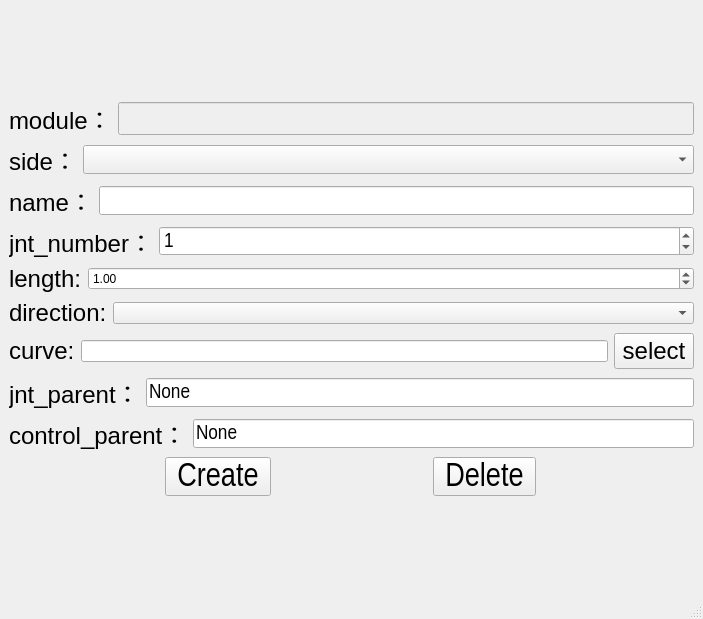
<?xml version="1.0" encoding="UTF-8"?>
<ui version="4.0">
 <class>MainWindow</class>
 <widget class="QMainWindow" name="MainWindow">
  <property name="geometry">
   <rect>
    <x>0</x>
    <y>0</y>
    <width>703</width>
    <height>619</height>
   </rect>
  </property>
  <property name="windowTitle">
   <string>MainWindow</string>
  </property>
  <widget class="QWidget" name="centralwidget">
   <layout class="QVBoxLayout" name="verticalLayout_2">
    <item>
     <layout class="QVBoxLayout" name="verticalLayout">
      <item>
       <layout class="QHBoxLayout" name="horizontalLayout">
        <item>
         <widget class="QLabel" name="label">
          <property name="sizePolicy">
           <sizepolicy hsizetype="Fixed" vsizetype="Fixed">
            <horstretch>0</horstretch>
            <verstretch>0</verstretch>
           </sizepolicy>
          </property>
          <property name="font">
           <font>
            <pointsize>18</pointsize>
            <kerning>true</kerning>
           </font>
          </property>
          <property name="contextMenuPolicy">
           <enum>Qt::PreventContextMenu</enum>
          </property>
          <property name="layoutDirection">
           <enum>Qt::LeftToRight</enum>
          </property>
          <property name="text">
           <string>module：</string>
          </property>
          <property name="alignment">
           <set>Qt::AlignLeading|Qt::AlignLeft|Qt::AlignVCenter</set>
          </property>
         </widget>
        </item>
        <item>
         <widget class="QLineEdit" name="module_edit">
          <property name="enabled">
           <bool>false</bool>
          </property>
          <property name="font">
           <font>
            <pointsize>16</pointsize>
           </font>
          </property>
         </widget>
        </item>
       </layout>
      </item>
      <item>
       <layout class="QHBoxLayout" name="horizontalLayout_2">
        <item>
         <widget class="QLabel" name="side_label">
          <property name="sizePolicy">
           <sizepolicy hsizetype="Fixed" vsizetype="Fixed">
            <horstretch>0</horstretch>
            <verstretch>0</verstretch>
           </sizepolicy>
          </property>
          <property name="font">
           <font>
            <pointsize>18</pointsize>
            <weight>50</weight>
            <bold>false</bold>
            <kerning>true</kerning>
           </font>
          </property>
          <property name="focusPolicy">
           <enum>Qt::NoFocus</enum>
          </property>
          <property name="contextMenuPolicy">
           <enum>Qt::DefaultContextMenu</enum>
          </property>
          <property name="layoutDirection">
           <enum>Qt::LeftToRight</enum>
          </property>
          <property name="text">
           <string>side：</string>
          </property>
          <property name="alignment">
           <set>Qt::AlignLeading|Qt::AlignLeft|Qt::AlignVCenter</set>
          </property>
         </widget>
        </item>
        <item>
         <widget class="QComboBox" name="side_cbox">
          <property name="sizePolicy">
           <sizepolicy hsizetype="Preferred" vsizetype="Fixed">
            <horstretch>0</horstretch>
            <verstretch>0</verstretch>
           </sizepolicy>
          </property>
          <property name="font">
           <font>
            <family>Arial Narrow</family>
            <pointsize>16</pointsize>
            <weight>50</weight>
            <bold>false</bold>
           </font>
          </property>
         </widget>
        </item>
       </layout>
      </item>
      <item>
       <layout class="QHBoxLayout" name="horizontalLayout_3">
        <item>
         <widget class="QLabel" name="label_4">
          <property name="sizePolicy">
           <sizepolicy hsizetype="Fixed" vsizetype="Fixed">
            <horstretch>0</horstretch>
            <verstretch>0</verstretch>
           </sizepolicy>
          </property>
          <property name="font">
           <font>
            <pointsize>18</pointsize>
            <weight>50</weight>
            <bold>false</bold>
            <kerning>true</kerning>
           </font>
          </property>
          <property name="layoutDirection">
           <enum>Qt::LeftToRight</enum>
          </property>
          <property name="text">
           <string>name：</string>
          </property>
          <property name="alignment">
           <set>Qt::AlignLeading|Qt::AlignLeft|Qt::AlignVCenter</set>
          </property>
         </widget>
        </item>
        <item>
         <widget class="QLineEdit" name="name_edit">
          <property name="font">
           <font>
            <family>Arial Narrow</family>
            <pointsize>16</pointsize>
           </font>
          </property>
         </widget>
        </item>
       </layout>
      </item>
      <item>
       <layout class="QHBoxLayout" name="horizontalLayout_4">
        <item>
         <widget class="QLabel" name="label_5">
          <property name="sizePolicy">
           <sizepolicy hsizetype="Fixed" vsizetype="Fixed">
            <horstretch>0</horstretch>
            <verstretch>0</verstretch>
           </sizepolicy>
          </property>
          <property name="font">
           <font>
            <pointsize>18</pointsize>
            <weight>50</weight>
            <bold>false</bold>
            <kerning>true</kerning>
           </font>
          </property>
          <property name="layoutDirection">
           <enum>Qt::LeftToRight</enum>
          </property>
          <property name="text">
           <string>jnt_number：</string>
          </property>
          <property name="alignment">
           <set>Qt::AlignLeading|Qt::AlignLeft|Qt::AlignVCenter</set>
          </property>
         </widget>
        </item>
        <item>
         <widget class="QSpinBox" name="jnt_number_sbox">
          <property name="font">
           <font>
            <family>Arial Narrow</family>
            <pointsize>16</pointsize>
           </font>
          </property>
          <property name="value">
           <number>1</number>
          </property>
         </widget>
        </item>
       </layout>
      </item>
      <item>
       <layout class="QHBoxLayout" name="horizontalLayout_9">
        <item>
         <widget class="QLabel" name="length_label">
          <property name="sizePolicy">
           <sizepolicy hsizetype="Fixed" vsizetype="Fixed">
            <horstretch>0</horstretch>
            <verstretch>0</verstretch>
           </sizepolicy>
          </property>
          <property name="font">
           <font>
            <pointsize>18</pointsize>
           </font>
          </property>
          <property name="text">
           <string>length:</string>
          </property>
         </widget>
        </item>
        <item>
         <widget class="QDoubleSpinBox" name="length_sbox">
          <property name="value">
           <double>1.000000000000000</double>
          </property>
         </widget>
        </item>
       </layout>
      </item>
      <item>
       <layout class="QHBoxLayout" name="horizontalLayout_10">
        <item>
         <widget class="QLabel" name="direction_label">
          <property name="sizePolicy">
           <sizepolicy hsizetype="Fixed" vsizetype="Fixed">
            <horstretch>0</horstretch>
            <verstretch>0</verstretch>
           </sizepolicy>
          </property>
          <property name="font">
           <font>
            <pointsize>18</pointsize>
           </font>
          </property>
          <property name="text">
           <string>direction:</string>
          </property>
         </widget>
        </item>
        <item>
         <widget class="QComboBox" name="direction_cbox"/>
        </item>
       </layout>
      </item>
      <item>
       <layout class="QHBoxLayout" name="horizontalLayout_8">
        <item>
         <widget class="QLabel" name="curce_label">
          <property name="font">
           <font>
            <pointsize>18</pointsize>
           </font>
          </property>
          <property name="text">
           <string>curve:</string>
          </property>
         </widget>
        </item>
        <item>
         <widget class="QLineEdit" name="curce_Edit"/>
        </item>
        <item>
         <widget class="QPushButton" name="curce_btn">
          <property name="font">
           <font>
            <pointsize>18</pointsize>
           </font>
          </property>
          <property name="text">
           <string>select</string>
          </property>
         </widget>
        </item>
       </layout>
      </item>
      <item>
       <layout class="QHBoxLayout" name="horizontalLayout_5">
        <item>
         <widget class="QLabel" name="label_6">
          <property name="font">
           <font>
            <pointsize>18</pointsize>
            <weight>50</weight>
            <bold>false</bold>
            <kerning>true</kerning>
           </font>
          </property>
          <property name="layoutDirection">
           <enum>Qt::LeftToRight</enum>
          </property>
          <property name="text">
           <string>jnt_parent：</string>
          </property>
          <property name="alignment">
           <set>Qt::AlignLeading|Qt::AlignLeft|Qt::AlignVCenter</set>
          </property>
         </widget>
        </item>
        <item>
         <widget class="QLineEdit" name="jnt_parent_edit">
          <property name="font">
           <font>
            <family>Arial Narrow</family>
            <pointsize>16</pointsize>
           </font>
          </property>
          <property name="text">
           <string>None</string>
          </property>
         </widget>
        </item>
       </layout>
      </item>
      <item>
       <layout class="QHBoxLayout" name="horizontalLayout_6">
        <item>
         <widget class="QLabel" name="label_7">
          <property name="sizePolicy">
           <sizepolicy hsizetype="Fixed" vsizetype="Fixed">
            <horstretch>0</horstretch>
            <verstretch>0</verstretch>
           </sizepolicy>
          </property>
          <property name="font">
           <font>
            <pointsize>18</pointsize>
            <weight>50</weight>
            <bold>false</bold>
            <kerning>true</kerning>
           </font>
          </property>
          <property name="layoutDirection">
           <enum>Qt::LeftToRight</enum>
          </property>
          <property name="text">
           <string>control_parent：</string>
          </property>
          <property name="alignment">
           <set>Qt::AlignLeading|Qt::AlignLeft|Qt::AlignVCenter</set>
          </property>
         </widget>
        </item>
        <item>
         <widget class="QLineEdit" name="control_parent_edit">
          <property name="font">
           <font>
            <family>Arial Narrow</family>
            <pointsize>16</pointsize>
           </font>
          </property>
          <property name="text">
           <string>None</string>
          </property>
         </widget>
        </item>
       </layout>
      </item>
      <item>
       <layout class="QHBoxLayout" name="horizontalLayout_7">
        <item>
         <widget class="QToolButton" name="create_btn">
          <property name="enabled">
           <bool>true</bool>
          </property>
          <property name="font">
           <font>
            <family>Arial Narrow</family>
            <pointsize>25</pointsize>
           </font>
          </property>
          <property name="text">
           <string>Create</string>
          </property>
          <property name="iconSize">
           <size>
            <width>40</width>
            <height>40</height>
           </size>
          </property>
         </widget>
        </item>
        <item>
         <widget class="QToolButton" name="delete_btn">
          <property name="enabled">
           <bool>true</bool>
          </property>
          <property name="sizePolicy">
           <sizepolicy hsizetype="Fixed" vsizetype="Fixed">
            <horstretch>0</horstretch>
            <verstretch>0</verstretch>
           </sizepolicy>
          </property>
          <property name="font">
           <font>
            <family>Arial Narrow</family>
            <pointsize>25</pointsize>
           </font>
          </property>
          <property name="text">
           <string>Delete</string>
          </property>
          <property name="iconSize">
           <size>
            <width>40</width>
            <height>40</height>
           </size>
          </property>
          <property name="checked">
           <bool>false</bool>
          </property>
         </widget>
        </item>
       </layout>
      </item>
     </layout>
    </item>
   </layout>
  </widget>
  <widget class="QMenuBar" name="menubar">
   <property name="geometry">
    <rect>
     <x>0</x>
     <y>0</y>
     <width>703</width>
     <height>23</height>
    </rect>
   </property>
  </widget>
  <widget class="QStatusBar" name="statusbar"/>
 </widget>
 <resources/>
 <connections/>
</ui>
